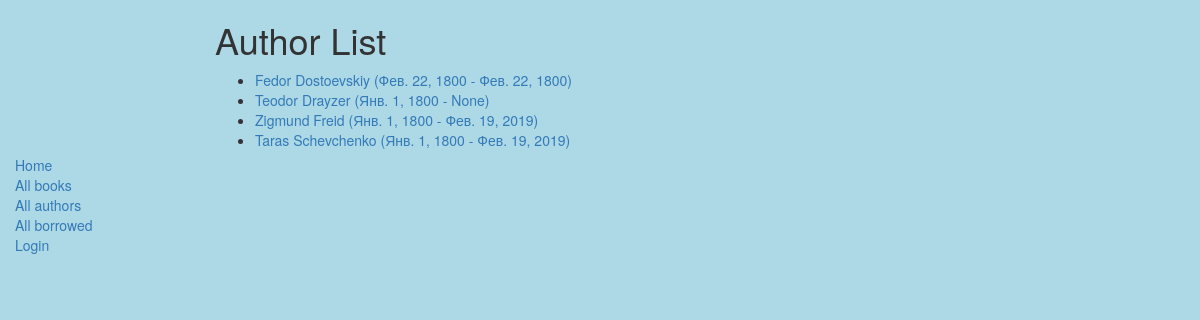
Screenshot of /authors/ with the database file from the repository.
### catalog/models.py (models this page shows, shortened)
class Author(models.Model):
    first_name = models.CharField(max_length=100)
    last_name = models.CharField(max_length=100)
    date_of_birth = models.DateField(null=True, blank=True)
    date_of_death = models.DateField('Died', null=True, blank=True)
    def get_absolute_url(self):
        return reverse('author-detail', args=[str(self.id)])
    class Meta:
        ordering = ['last_name']

### catalog/views.py (the view)
# urls.py: url(r'^authors/$', views.AuthorListView.as_view(), name='authors'),
class AuthorListView(generic.ListView):
    model = Author

### catalog/templates/catalog/author_list.html
{% extends "base_generic.html" %}
{% block content %}
    <h1>Author List</h1>
    {% if author_list %}
    <ul>
      {% for author in author_list %}
      <li>
        <a href="{{ author.get_absolute_url }}">{{ author.first_name }} {{ author.last_name }} ({{ author.date_of_birth }} - {{ author.date_of_death }})</a>
      </li>
      {% endfor %}
    </ul>
    {% else %}
      <p>There are no authors in the library.</p>
    {% endif %}
{% endblock %}

### catalog/static/styles.css (style rules this page uses)
body { background: lightblue; }

### rows the page displays
Author: first_name "Fedor", last_name "Dostoevskiy", date_of_birth "Фев. 22, 1800", date_of_death "Фев. 22, 1800"
Author: first_name "Teodor", last_name "Drayzer", date_of_birth "Янв. 1, 1800", date_of_death "None"
Author: first_name "Zigmund", last_name "Freid", date_of_birth "Янв. 1, 1800", date_of_death "Фев. 19, 2019"
Author: first_name "Taras", last_name "Schevchenko", date_of_birth "Янв. 1, 1800", date_of_death "Фев. 19, 2019"
